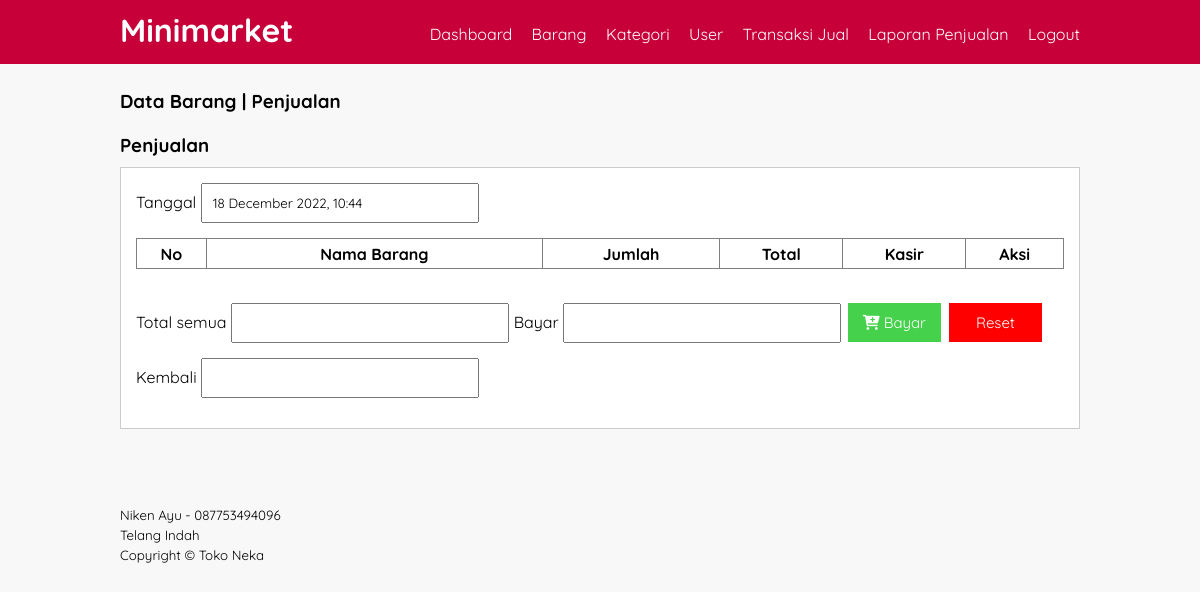
Screenshot of /data-penjualan.php (signed in) with the database file from the repository.
### tables this page shows
CREATE TABLE `toko` (
  `id_toko` int(11) NOT NULL,
  `nama_toko` varchar(32) NOT NULL,
  `alamat_toko` text NOT NULL,
  `tlp` varchar(13) NOT NULL,
  `nama_pemilik` varchar(32) NOT NULL
);

### data-penjualan.php (the view, shortened to what this page needs)
<?php
	require "function.php";
?>
<!DOCTYPE html>
<html>
<head>
	<link rel="stylesheet" type="text/css" href="style.css">
	<link rel="stylesheet" type="text/css" href="font/css/all.css">
</head>
<body>
	<header>
		<div class="container">
			<h1><a href=""> Minimarket </h1>
			<ul>
				<li><a href="index.php"> Dashboard </a></li>
				<li><a href="barang.php"> Barang </a></li>
				<li><a href="kategori.php"> Kategori </a></li>
				<li><a href="user.php"> User </a></li>
				<li><a href="jual.php"> Transaksi Jual </a></li>
				<li><a href="laporan.php"> Laporan Penjualan </a></li>
				<li><a href="logout.php"> Logout </a></li>
			</ul>
		</div>
	</header>
	<div class="section">
		<div class="container">
			<h3><a href="jual.php"> Data Barang</a> | <a href="data-penjualan.php"> Penjualan </a></h3><br>
			<h3> Penjualan </h3>
			<div class="box">
				Tanggal <input type="text" name="tgl" class="input-control-2" value="<?php echo date("j F Y, G:i");?>" readonly>
				<table border="1" cellspacing="0" class="table">
					<thead>
						<tr>
							<th> No </th>
							<th> Nama Barang </th>
							<th> Jumlah </th>
							<th> Total </th>
							<th> Kasir </th>
							<th> Aksi </th>
						</tr>
					</thead>
				</table>
				<?php
					$q2 = mysqli_query($conn, "SELECT sum(total) as total_beli FROM penjualan");
					$r2 = mysqli_fetch_assoc($q2);
				?>
				<form action="" method="post">
				Total semua <input type="text" name="totbel" class="input-control-2" value="<?php echo $r2['total_beli'];?>" readonly>
				Bayar <input type="text" name="pembayaran" class="input-control-2" value="<?php echo $bayar ?>">
				<button type="submit" name="bayar" class="bayar"> <i class="fa-solid fa-cart-plus"></i> Bayar</button>
				<button type="submit" name="reset" class="reset"> Reset</button>
				<br>
				Kembali <input type="text" name="kembali" class="input-control-2" value="<?php echo $kembali ?>">
				</form>
			</div>
		</div>
	</div>
	<footer>
		<div class="container">
			<?php
				$toko = mysqli_query($conn, "SELECT * FROM toko WHERE id_toko = 1");
				$viewtoko = mysqli_fetch_assoc($toko);
			?>
			<small> <?php echo $viewtoko['nama_pemilik']; ?> -
					<?php echo $viewtoko['tlp']; ?></small><br>
			<small> <?php echo $viewtoko['alamat_toko']; ?></small><br>
			<small> Copyright &copy; <?php echo $viewtoko['nama_toko']; ?></small>
		</div>
	</footer>
</body>
</html>

### style.css (style rules this page uses)
* { padding: 0; margin: 0; font-family: 'Quicksand',sans-serif; }
body { background-color: #f8f8f8; }
a { color: inherit; text-decoration: none; }
.input-control-2 { width: 30%; padding: 10px; margin-bottom: 15px; box-sizing: border-box; }
header { background-color: #c70039; color: #fff; }
header h1 { float: left; padding: 10px 0; }
header ul { float: right; }
header ul li { display: inline-block; }
header ul li a { padding: 20px 0 20px 15px; display: inline-block; }
footer { padding: 25px 0; }
.container { width: 80%; margin: 0 auto; }
.container:after { content: ""; display: block; clear: both; }
.section { padding: 25px 0; }
.box { background-color: #fff; border: 1px solid #ccc; padding: 15px; box-sizing: border-box; margin: 10px 0 25px 0; }
.box:after { content: ""; display: block; clear: both; }
.table { width: 100%; border-collapse: collapse; margin-bottom: 30px; }
.table tr { height: 30px; }
.bayar { background-color: #46D14C; border: none; color: white; padding: 10px; text-align: center; text-decoration: none; display: inline-block; font-size: 15px; margin: 4px 2px; cursor: pointer; width: 10%; }
.reset { background-color: red; border: none; color: white; padding: 10px; text-align: center; text-decoration: none; display: inline-block; font-size: 15px; margin: 4px 2px; cursor: pointer; width: 10%; }

### rows the page displays
toko: nama_pemilik "Niken Ayu", tlp "087753494096", alamat_toko "Telang Indah", nama_toko "Toko Neka"
